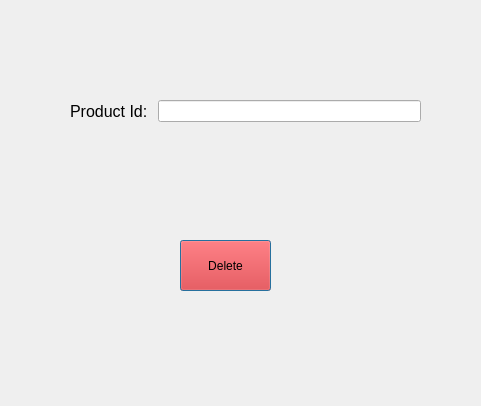
<?xml version="1.0" encoding="UTF-8"?>
<ui version="4.0">
 <class>deleteItem</class>
 <widget class="QDialog" name="deleteItem">
  <property name="geometry">
   <rect>
    <x>0</x>
    <y>0</y>
    <width>481</width>
    <height>406</height>
   </rect>
  </property>
  <property name="windowTitle">
   <string>Dialog</string>
  </property>
  <widget class="QLabel" name="lblInfo">
   <property name="geometry">
    <rect>
     <x>160</x>
     <y>180</y>
     <width>141</width>
     <height>16</height>
    </rect>
   </property>
   <property name="styleSheet">
    <string notr="true">color: rgb(255, 0, 0);</string>
   </property>
   <property name="text">
    <string/>
   </property>
  </widget>
  <widget class="QWidget" name="formLayoutWidget">
   <property name="geometry">
    <rect>
     <x>70</x>
     <y>100</y>
     <width>351</width>
     <height>31</height>
    </rect>
   </property>
   <layout class="QFormLayout" name="formLayout">
    <item row="0" column="1">
     <widget class="QLineEdit" name="prod_id">
      <property name="font">
       <font>
        <pointsize>9</pointsize>
       </font>
      </property>
     </widget>
    </item>
    <item row="0" column="0">
     <widget class="QLabel" name="label">
      <property name="font">
       <font>
        <family>MS Shell Dlg 2</family>
        <pointsize>12</pointsize>
        <weight>50</weight>
        <italic>false</italic>
        <bold>false</bold>
       </font>
      </property>
      <property name="styleSheet">
       <string notr="true">font: 12pt &quot;MS Shell Dlg 2&quot;;</string>
      </property>
      <property name="text">
       <string>Product Id: </string>
      </property>
     </widget>
    </item>
   </layout>
  </widget>
  <widget class="QPushButton" name="btnDELETE">
   <property name="geometry">
    <rect>
     <x>180</x>
     <y>240</y>
     <width>91</width>
     <height>51</height>
    </rect>
   </property>
   <property name="font">
    <font>
     <pointsize>9</pointsize>
    </font>
   </property>
   <property name="autoFillBackground">
    <bool>false</bool>
   </property>
   <property name="styleSheet">
    <string notr="true">background-color: rgb(255, 0, 0);</string>
   </property>
   <property name="text">
    <string>Delete</string>
   </property>
   <property name="default">
    <bool>false</bool>
   </property>
   <property name="flat">
    <bool>false</bool>
   </property>
  </widget>
 </widget>
 <resources/>
 <connections/>
</ui>
